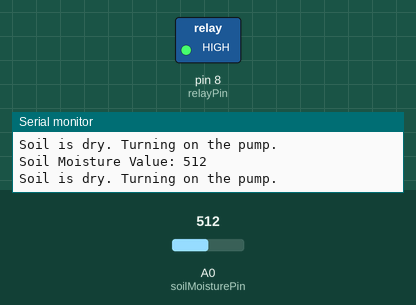
Recording of a sketch running on a simulated Arduino Uno, built with avr-gcc and run on an emulated ATmega328P. On the bench: switched loads named in the sketch (green lamp = pin HIGH), the last lines printed to the serial monitor. Inputs (shaded band) come from the test bench; at power-on: A0 (soilMoisturePin) = 512.

Above: at 2.8 s.
2.9 s: A0 (soilMoisturePin) set to 408
5.6 s: A0 (soilMoisturePin) set to 383
At 7.3 s:
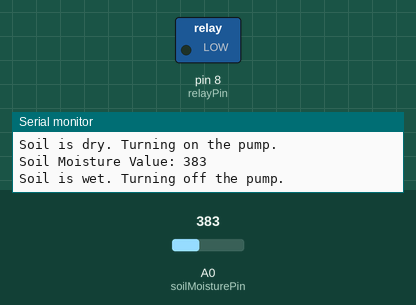
8.3 s: A0 (soilMoisturePin) set to 410
At 10.4 s:
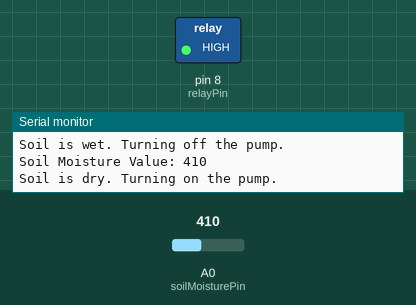
11.5 s: A0 (soilMoisturePin) set to 390
At 13.2 s:
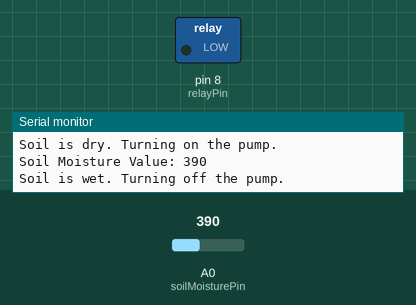
Timing chart, 0 to 14.7 s (numbered marks = the images above; inputs shaded):
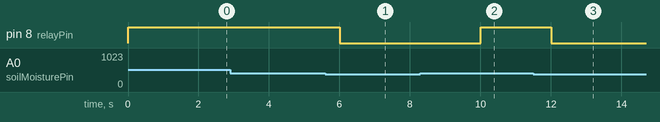

Measured:
- the behaviour switches between 401 and 400 on A0 (soilMoisturePin) (found by bisection; images 0 and 1)
- after the input at 5.6 s, pin 8 (relayPin): HIGH → LOW after 0.40 s
- after the input at 8.3 s, pin 8 (relayPin): LOW → HIGH after 1.7 s
- after the input at 11.5 s, pin 8 (relayPin): HIGH → LOW after 0.51 s

The sketch:

Auto_irrigation.ino
```cpp
// Pin Configuration
const int soilMoisturePin = A0; // Analog pin connected to soil moisture sensor
const int relayPin = 8;        // Digital pin connected to relay module

// Threshold for soil moisture
int moistureThreshold = 400; // Adjust this value based on testing

void setup() {
  Serial.begin(9600);
  pinMode(relayPin, OUTPUT);
  digitalWrite(relayPin, LOW); // Ensure relay is off initiallyd1311

}

void loop() {
  int soilMoistureValue = analogRead(soilMoisturePin);

  // Print soil moisture value to the Serial Monitor
  Serial.print("Soil Moisture Value: ");
  Serial.println(soilMoistureValue);

  // Check if soil is dry
  if (soilMoistureValue > moistureThreshold) {
    Serial.println("Soil is dry. Turning on the pump.");
    digitalWrite(relayPin, HIGH); // Turn on the relay
  } else {
    Serial.println("Soil is wet. Turning off the pump.");
    digitalWrite(relayPin, LOW); // Turn off the relay
  }

  delay(2000); // Wait for 2 seconds before next reading
}
```
